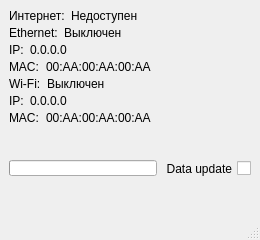
<?xml version="1.0" encoding="UTF-8"?>
<ui version="4.0">
 <class>MainWindow</class>
 <widget class="QMainWindow" name="MainWindow">
  <property name="geometry">
   <rect>
    <x>0</x>
    <y>0</y>
    <width>260</width>
    <height>240</height>
   </rect>
  </property>
  <property name="sizePolicy">
   <sizepolicy hsizetype="Preferred" vsizetype="Preferred">
    <horstretch>0</horstretch>
    <verstretch>0</verstretch>
   </sizepolicy>
  </property>
  <property name="windowTitle">
   <string>MainWindow</string>
  </property>
  <property name="layoutDirection">
   <enum>Qt::LeftToRight</enum>
  </property>
  <widget class="QWidget" name="centralwidget">
   <layout class="QHBoxLayout" name="horizontalLayout">
    <item>
     <layout class="QVBoxLayout" name="connectionLayout">
      <property name="spacing">
       <number>3</number>
      </property>
      <item>
       <layout class="QHBoxLayout" name="connectionStatusLayout">
        <property name="spacing">
         <number>3</number>
        </property>
        <property name="rightMargin">
         <number>0</number>
        </property>
        <item>
         <widget class="QLabel" name="connectionStatus">
          <property name="sizePolicy">
           <sizepolicy hsizetype="Fixed" vsizetype="Preferred">
            <horstretch>0</horstretch>
            <verstretch>0</verstretch>
           </sizepolicy>
          </property>
          <property name="layoutDirection">
           <enum>Qt::LeftToRight</enum>
          </property>
          <property name="text">
           <string>Интернет: </string>
          </property>
          <property name="wordWrap">
           <bool>false</bool>
          </property>
         </widget>
        </item>
        <item>
         <widget class="QLabel" name="connectionStatusText">
          <property name="text">
           <string>Недоступен</string>
          </property>
         </widget>
        </item>
       </layout>
      </item>
      <item>
       <layout class="QHBoxLayout" name="ethernetStatusLayout">
        <property name="spacing">
         <number>3</number>
        </property>
        <item>
         <widget class="QLabel" name="ethernetStatus">
          <property name="sizePolicy">
           <sizepolicy hsizetype="Fixed" vsizetype="Preferred">
            <horstretch>0</horstretch>
            <verstretch>0</verstretch>
           </sizepolicy>
          </property>
          <property name="text">
           <string>Ethernet: </string>
          </property>
         </widget>
        </item>
        <item>
         <widget class="QLabel" name="ethernetStatusText">
          <property name="text">
           <string>Выключен</string>
          </property>
         </widget>
        </item>
       </layout>
      </item>
      <item>
       <layout class="QHBoxLayout" name="ethernetIPLayout">
        <property name="spacing">
         <number>3</number>
        </property>
        <item>
         <widget class="QLabel" name="ethernetIP">
          <property name="sizePolicy">
           <sizepolicy hsizetype="Fixed" vsizetype="Preferred">
            <horstretch>0</horstretch>
            <verstretch>0</verstretch>
           </sizepolicy>
          </property>
          <property name="text">
           <string>IP: </string>
          </property>
         </widget>
        </item>
        <item>
         <widget class="QLabel" name="ethernetIPText">
          <property name="text">
           <string>0.0.0.0</string>
          </property>
         </widget>
        </item>
       </layout>
      </item>
      <item>
       <layout class="QHBoxLayout" name="ethernetMACLayout">
        <property name="spacing">
         <number>3</number>
        </property>
        <item>
         <widget class="QLabel" name="ethernetMAC">
          <property name="sizePolicy">
           <sizepolicy hsizetype="Fixed" vsizetype="Preferred">
            <horstretch>0</horstretch>
            <verstretch>0</verstretch>
           </sizepolicy>
          </property>
          <property name="text">
           <string>MAC: </string>
          </property>
          <property name="scaledContents">
           <bool>false</bool>
          </property>
         </widget>
        </item>
        <item>
         <widget class="QLabel" name="ethernetMACText">
          <property name="text">
           <string>00:AA:00:AA:00:AA</string>
          </property>
         </widget>
        </item>
       </layout>
      </item>
      <item>
       <layout class="QHBoxLayout" name="WiFiStatusLayout">
        <property name="spacing">
         <number>3</number>
        </property>
        <item>
         <widget class="QLabel" name="WiFiStatus">
          <property name="sizePolicy">
           <sizepolicy hsizetype="Fixed" vsizetype="Preferred">
            <horstretch>0</horstretch>
            <verstretch>0</verstretch>
           </sizepolicy>
          </property>
          <property name="text">
           <string>Wi-Fi: </string>
          </property>
         </widget>
        </item>
        <item>
         <widget class="QLabel" name="WiFiStatusText">
          <property name="text">
           <string>Выключен</string>
          </property>
         </widget>
        </item>
       </layout>
      </item>
      <item>
       <layout class="QHBoxLayout" name="WiFiIPLayout">
        <property name="spacing">
         <number>3</number>
        </property>
        <item>
         <widget class="QLabel" name="WiFiIP">
          <property name="sizePolicy">
           <sizepolicy hsizetype="Fixed" vsizetype="Preferred">
            <horstretch>0</horstretch>
            <verstretch>0</verstretch>
           </sizepolicy>
          </property>
          <property name="text">
           <string>IP: </string>
          </property>
         </widget>
        </item>
        <item>
         <widget class="QLabel" name="WiFiIPText">
          <property name="text">
           <string>0.0.0.0</string>
          </property>
         </widget>
        </item>
       </layout>
      </item>
      <item>
       <layout class="QHBoxLayout" name="WiFiMACLayout">
        <property name="spacing">
         <number>3</number>
        </property>
        <item>
         <widget class="QLabel" name="WiFiMAC">
          <property name="sizePolicy">
           <sizepolicy hsizetype="Fixed" vsizetype="Preferred">
            <horstretch>0</horstretch>
            <verstretch>0</verstretch>
           </sizepolicy>
          </property>
          <property name="text">
           <string>MAC: </string>
          </property>
         </widget>
        </item>
        <item>
         <widget class="QLabel" name="WiFiMACText">
          <property name="text">
           <string>00:AA:00:AA:00:AA</string>
          </property>
         </widget>
        </item>
       </layout>
      </item>
      <item>
       <layout class="QHBoxLayout" name="dataUpdateLayout">
        <property name="spacing">
         <number>3</number>
        </property>
        <item>
         <layout class="QVBoxLayout" name="dataUpdateVerticalLayout">
          <property name="spacing">
           <number>3</number>
          </property>
          <item>
           <spacer name="verticalSpacer_0">
            <property name="orientation">
             <enum>Qt::Vertical</enum>
            </property>
            <property name="sizeHint" stdset="0">
             <size>
              <width>20</width>
              <height>120</height>
             </size>
            </property>
           </spacer>
          </item>
          <item>
           <widget class="QProgressBar" name="dataUpdateProgressBar">
            <property name="sizePolicy">
             <sizepolicy hsizetype="Expanding" vsizetype="Preferred">
              <horstretch>0</horstretch>
              <verstretch>0</verstretch>
             </sizepolicy>
            </property>
            <property name="value">
             <number>0</number>
            </property>
            <property name="textVisible">
             <bool>false</bool>
            </property>
           </widget>
          </item>
          <item>
           <spacer name="verticalSpacer_1">
            <property name="orientation">
             <enum>Qt::Vertical</enum>
            </property>
            <property name="sizeHint" stdset="0">
             <size>
              <width>20</width>
              <height>120</height>
             </size>
            </property>
           </spacer>
          </item>
         </layout>
        </item>
        <item>
         <widget class="QCheckBox" name="dataUpdateCheckBox">
          <property name="sizePolicy">
           <sizepolicy hsizetype="Preferred" vsizetype="Preferred">
            <horstretch>0</horstretch>
            <verstretch>0</verstretch>
           </sizepolicy>
          </property>
          <property name="layoutDirection">
           <enum>Qt::RightToLeft</enum>
          </property>
          <property name="text">
           <string>Data update</string>
          </property>
         </widget>
        </item>
       </layout>
      </item>
     </layout>
    </item>
   </layout>
  </widget>
  <widget class="QMenuBar" name="menubar">
   <property name="geometry">
    <rect>
     <x>0</x>
     <y>0</y>
     <width>260</width>
     <height>20</height>
    </rect>
   </property>
  </widget>
  <widget class="QStatusBar" name="statusbar"/>
 </widget>
 <resources/>
 <connections/>
</ui>
